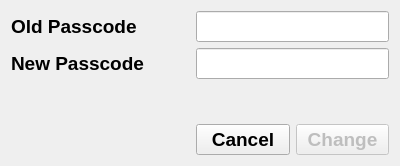
<?xml version="1.0" encoding="UTF-8"?>
<ui version="4.0">
 <class>ChangePasscode</class>
 <widget class="QWidget" name="ChangePasscode">
  <property name="windowModality">
   <enum>Qt::WindowModality::ApplicationModal</enum>
  </property>
  <property name="geometry">
   <rect>
    <x>0</x>
    <y>0</y>
    <width>400</width>
    <height>166</height>
   </rect>
  </property>
  <property name="font">
   <font>
    <pointsize>14</pointsize>
    <bold>true</bold>
   </font>
  </property>
  <property name="windowTitle">
   <string>Change Passcode</string>
  </property>
  <layout class="QGridLayout" name="gridLayout">
   <item row="4" column="2">
    <widget class="QPushButton" name="pb_Change">
     <property name="enabled">
      <bool>false</bool>
     </property>
     <property name="text">
      <string>Change</string>
     </property>
     <property name="icon">
      <iconset resource="Icons/TaxiCal_Icons.qrc">
       <normaloff>:/Buttons/Confirm2.png</normaloff>:/Buttons/Confirm2.png</iconset>
     </property>
     <property name="iconSize">
      <size>
       <width>24</width>
       <height>24</height>
      </size>
     </property>
    </widget>
   </item>
   <item row="0" column="1" colspan="2">
    <widget class="QLineEdit" name="le_OldPasscode">
     <property name="echoMode">
      <enum>QLineEdit::EchoMode::Password</enum>
     </property>
    </widget>
   </item>
   <item row="3" column="0" colspan="3">
    <spacer name="verticalSpacer">
     <property name="orientation">
      <enum>Qt::Orientation::Vertical</enum>
     </property>
     <property name="sizeHint" stdset="0">
      <size>
       <width>20</width>
       <height>40</height>
      </size>
     </property>
    </spacer>
   </item>
   <item row="0" column="0">
    <widget class="QLabel" name="lb_OldPasscode">
     <property name="text">
      <string>Old Passcode</string>
     </property>
    </widget>
   </item>
   <item row="4" column="0">
    <spacer name="horizontalSpacer">
     <property name="orientation">
      <enum>Qt::Orientation::Horizontal</enum>
     </property>
     <property name="sizeHint" stdset="0">
      <size>
       <width>40</width>
       <height>20</height>
      </size>
     </property>
    </spacer>
   </item>
   <item row="1" column="1" colspan="2">
    <widget class="QLineEdit" name="le_NewPasscode">
     <property name="echoMode">
      <enum>QLineEdit::EchoMode::Password</enum>
     </property>
    </widget>
   </item>
   <item row="1" column="0">
    <widget class="QLabel" name="lb_NewPasscode">
     <property name="text">
      <string>New Passcode</string>
     </property>
    </widget>
   </item>
   <item row="4" column="1">
    <widget class="QPushButton" name="pb_Cancel">
     <property name="text">
      <string>Cancel</string>
     </property>
     <property name="icon">
      <iconset resource="Icons/TaxiCal_Icons.qrc">
       <normaloff>:/Buttons/Cross.png</normaloff>:/Buttons/Cross.png</iconset>
     </property>
     <property name="iconSize">
      <size>
       <width>26</width>
       <height>26</height>
      </size>
     </property>
    </widget>
   </item>
   <item row="2" column="0" colspan="3">
    <widget class="QLabel" name="lb_Messege">
     <property name="font">
      <font>
       <pointsize>14</pointsize>
       <bold>true</bold>
      </font>
     </property>
     <property name="styleSheet">
      <string notr="true">color:red;</string>
     </property>
     <property name="text">
      <string/>
     </property>
    </widget>
   </item>
  </layout>
 </widget>
 <resources>
  <include location="Icons/TaxiCal_Icons.qrc"/>
 </resources>
 <connections/>
</ui>
